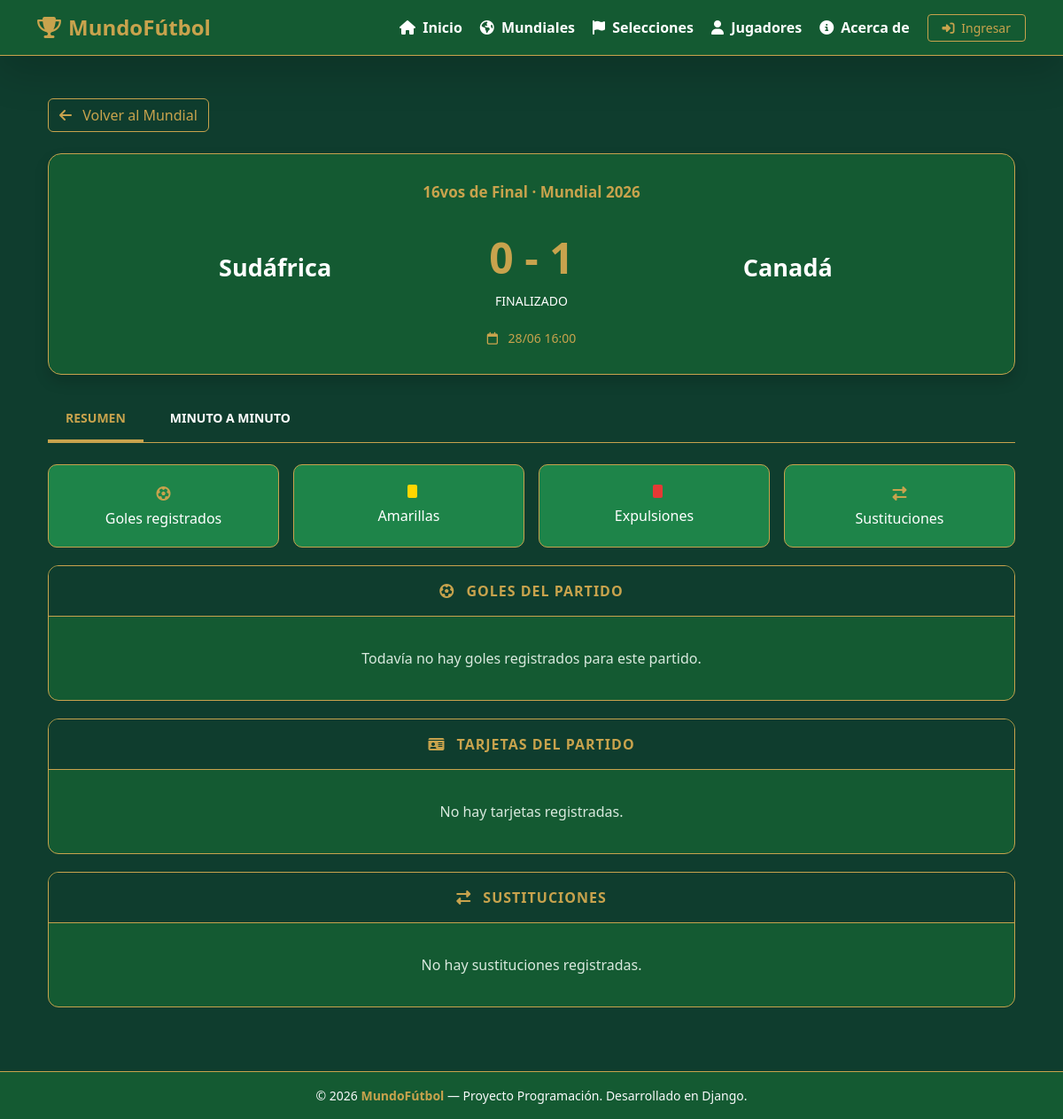
Page /partido/68/ on the earlier database version.
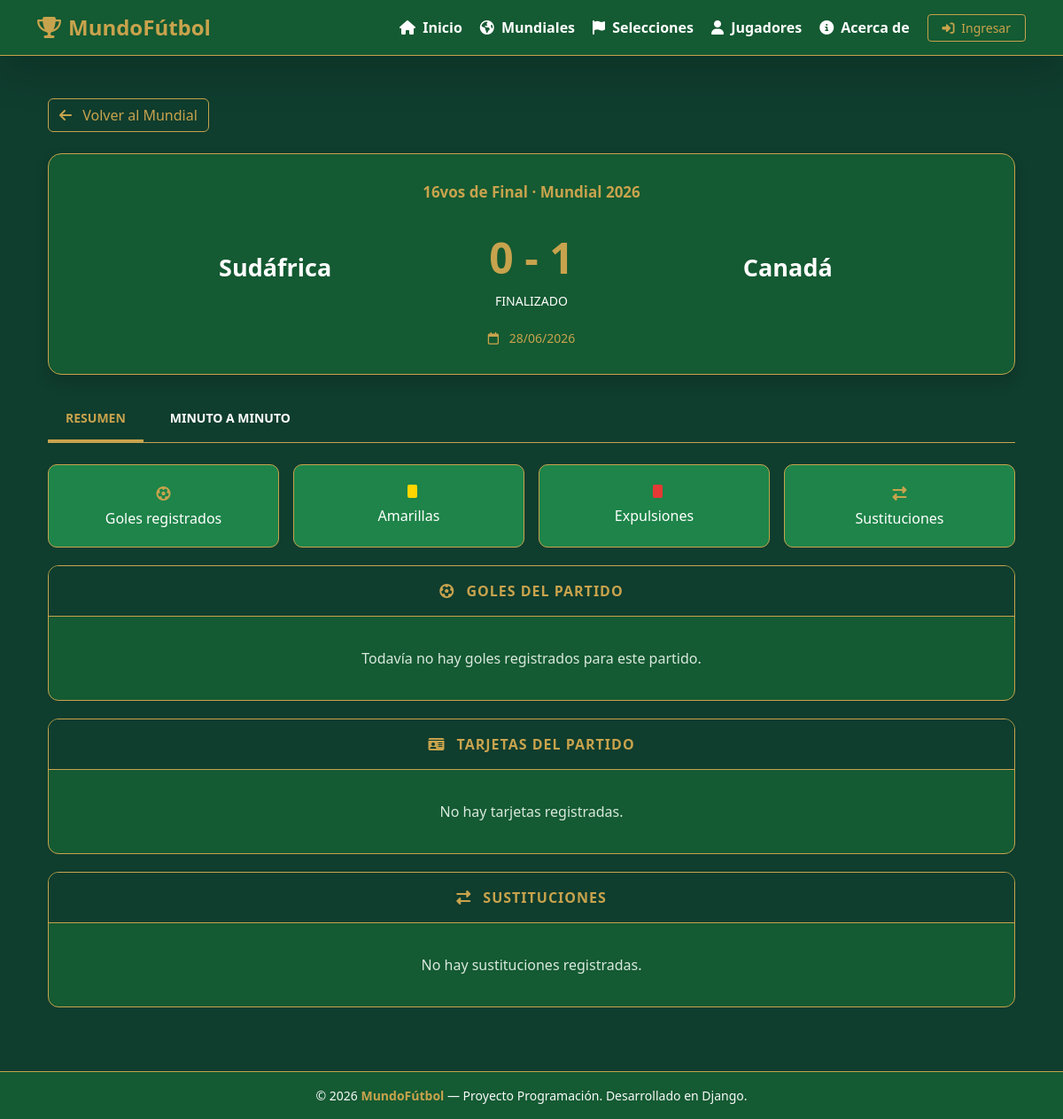
Same page on the later database version.
### mundial/models.py (models this page shows, shortened)
class PartidoEliminatoria(models.Model):
    FASE_CHOICES = [
        ("16vos", "16vos de Final"),
        ("Octavos", "Octavos de Final"),
        ("Cuartos", "Cuartos de Final"),
        ("Semifinal", "Semifinales"),
        ("Tercer Puesto", "Tercer Puesto"),
        ("Final", "Gran Final"),
    ]
    mundial = models.ForeignKey(
        Mundial,
        on_delete=models.CASCADE,
        related_name="partidos_eliminatoria"
    )
    fase = models.CharField(
        max_length=20,
        choices=FASE_CHOICES,
        default="Octavos"
    )
    orden = models.PositiveIntegerField(
        default=0,
        verbose_name="Orden en el cuadro",
        help_text="Determina la posición del partido dentro de su fase"
    )
    equipo1 = models.CharField(
        max_length=50,
        verbose_name="Equipo 1"
    )
    goles1 = models.PositiveIntegerField(
        default=0,
        verbose_name="Goles Equipo 1"
    )
    equipo2 = models.CharField(
        max_length=50,
        verbose_name="Equipo 2"
    )
    goles2 = models.PositiveIntegerField(
        default=0,
        verbose_name="Goles Equipo 2"
    )
    info_extra = models.CharField(
        max_length=50,
        blank=True,
        null=True,
        help_text="Ej: Penales 4-3, 18/06 16:00"
    )
    class Meta:
        verbose_name = "Partido de Eliminatoria"
        verbose_name_plural = "Partidos de Eliminatorias"
        ordering = ["orden", "id"]

class Mundial(models.Model):
    anio = models.IntegerField(
        unique=True,
        verbose_name="Año"
    )
    nombre = models.CharField(
        max_length=100,
        default="Copa Mundial de Fútbol",
        verbose_name="Nombre"
    )
    sede = models.CharField(
        max_length=100,
        verbose_name="Sede"
    )
    descripcion = models.TextField(
        blank=True,
        null=True,
        verbose_name="Descripción"
    )
    campeon = models.CharField(
        max_length=100,
        blank=True,
        null=True,
        verbose_name="Campeón"
    )
    subcampeon = models.CharField(
        max_length=100,
        blank=True,
        null=True,
        verbose_name="Subcampeón"
    )
    tercer_puesto = models.CharField(
        max_length=100,
        blank=True,
        null=True,
        verbose_name="Tercer Puesto"
    )
    maximo_goleador = models.CharField(
        max_length=100,
        blank=True,
        null=True,
        verbose_name="Máximo Goleador"
    )
    goles_maximo_goleador = models.PositiveIntegerField(
        default=0,
        blank=True,
        null=True,
        verbose_name="Goles del Máximo Goleador"
    )
    mvp_mundial = models.CharField(
        max_length=100,
        blank=True,
        null=True,
        verbose_name="MVP / Mejor Jugador"
    )
    mejor_arquero = models.CharField(
        max_length=100,
        blank=True,
        null=True,
        verbose_name="Mejor Arquero"
    )
    imagen_logo = models.ImageField(
        upload_to="mundiales/logos/",
        blank=True,
        null=True,
        verbose_name="Logo / Emblema"
    )
    imagen_portada = models.ImageField(
        upload_to="mundiales/portadas/",
        blank=True,
        null=True,
        verbose_name="Imagen de Portada"
    )
    class Meta:
        verbose_name = "Mundial"
        verbose_name_plural = "Mundiales"
        ordering = ["-anio"]

### mundial/views.py (the view)
# urls.py: path('partido/<int:partido_id>/', views.detalle_partido, name='detalle_partido'),
def detalle_partido(request, partido_id):
    partido = get_object_or_404(
        PartidoEliminatoria,
        pk=partido_id
    )
    eventos = list(
        EventoPartido.objects.filter(partido=partido)
    )
    eventos.sort(key=ordenar_minuto, reverse=True)
    goles = [
        evento for evento in eventos
        if evento.tipo in ("GOL", "PENAL", "AUTOGOL")
    ]
    tarjetas = [
        evento for evento in eventos
        if evento.tipo in (
            "AMARILLA",
            "ROJA",
            "DOBLE_AMARILLA"
        )
    ]
    cambios = [
        evento for evento in eventos
        if evento.tipo == "CAMBIO"
    ]
    return render(request, 'detalle_partido.html', {
        'partido': partido,
        'eventos': eventos,
        'goles': goles,
        'tarjetas': tarjetas,
        'cambios': cambios,
    })

### templates/detalle_partido.html (shortened to what the changed rows need)
{% extends 'base.html' %}
{% block content %}
<div class="container detalle-partido mt-4 mb-5">
    <div class="marcador shadow">
        <div class="fase">
            {{ partido.get_fase_display }}
            · Mundial {{ partido.mundial.anio }}
        </div>
        <div class="marcador-equipos">
            <div class="text-center">
                <div class="nombre-equipo">
                    {{ partido.equipo1 }}
                </div>
            </div>
            <div class="text-center">
                <div class="resultado">
                    {{ partido.goles1 }} - {{ partido.goles2 }}
                </div>
                <small class="text-white">
                    FINALIZADO
                </small>
            </div>
            <div class="text-center">
                <div class="nombre-equipo">
                    {{ partido.equipo2 }}
                </div>
            </div>
        </div>
        {% if partido.info_extra %}
        <div class="info-partido">
            <i class="fa-regular fa-calendar me-2"></i>
            {{ partido.info_extra }}
        </div>
        {% endif %}
    </div>
</div>
{% endblock %}

Differences in the rows shown:
changed PartidoEliminatoria "Sudáfrica": info_extra "28/06 16:00" → "28/06/2026"
